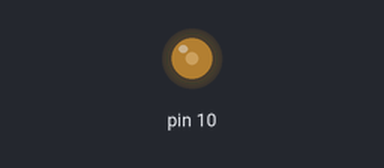
Bench run of a sketch on a simulated Arduino Nano, built with avr-gcc and run on an emulated ATmega328P. On the bench: output pins drawn as LEDs (lit = HIGH).

Above: at 0.45 s.
Timing chart, 0 to 40.0 s (numbered marks = the images above):
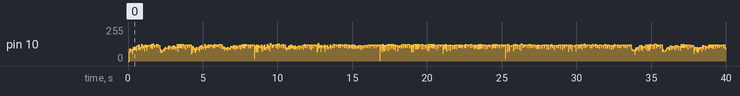

The sketch:

Arduino_ByteBeat_Basic.ino
```cpp
// one-line algorithmic music
// see viznut's blog http://countercomplex.blogspot.com/2011/10/algorithmic-symphonies-from-one-line-of.html
// and http://www.youtube.com/watch?v=GtQdIYUtAHg&feature=related

// ported to arduino by stimmer
// adapted for my Arduino Nano-based Eurorack Module
// Audio out on pin 10
// I plan to add potentiometers for X and Y variables and a pushbutton to walk through the list of functions


void setup() {
 TCCR1B = (TCCR1B & 0xf8) | 1;
 analogWrite(10,1);
}

void putb(byte b)
{
 static long m;
 long t;
 while((t=micros())-m < 125);
 m=t;

 OCR1B=b;
}

void loop() {
 long v;
 for(long t=0;;t++)putb(

 // uncomment ONE line below
 // or try making one of your own...

 t*((t>>12|t>>8)&63&t>>4)   // by viznut
 // ((-t&4095)*(255&t*(t&t>>13))>>12)+(127&t*(234&t>>8&t>>3)>>(3&t>>14)) // by tejeez
 // t*(t>>11&t>>8&123&t>>3)    // by tejeez
 // t*((t>>9|t>>13)&25&t>>6)   // by visy
 // (t*(t>>5|t>>8))>>(t>>16)   // by tejeez
 // ((t*(t>>8|t>>9)&46&t>>8))^(t&t>>13|t>>6) // by xpansive
 // ((t&4096)?((t*(t^t%255)|(t>>4))>>1):(t>>3)|((t&8192)?t<<2:t)) // by skurk (raer's version)
 // (t>>7|t|t>>6)*10+4*(t&t>>13|t>>6) // by viznut, xpansive, varjohukka
 // t*5&(t>>7)|t*3&(t*4>>10) // by miiro
 // (t|(t>>9|t>>7))*t&(t>>11|t>>9) // by red
 // v=(v>>1)+(v>>4)+t*(((t>>16)|(t>>6))&(69&(t>>9))) // by pyryp
 // (t>>6|t|t>>(t>>16))*10+((t>>11)&7)  //by viznut
 // (t*(4|7&t>>13)>>((~t>>11)&1)&128) + ((t)*(t>>11&t>>13)*((~t>>9)&3)&127) // by stimmer

 );

}
```
